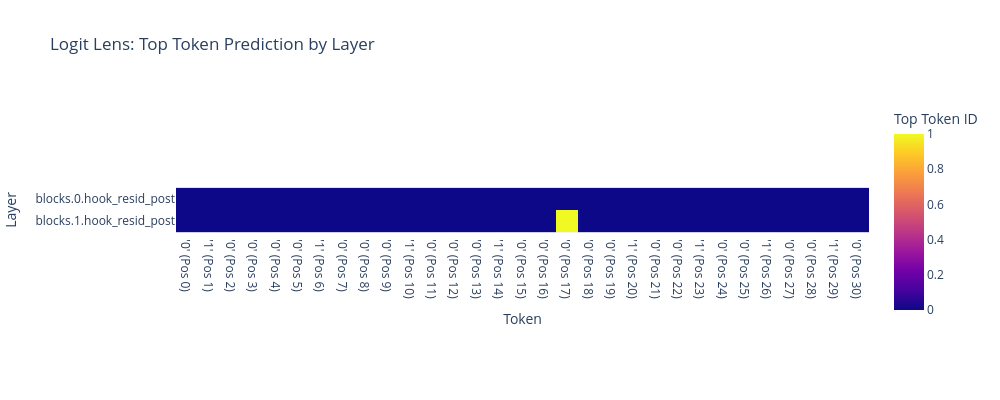

Write notebook code for a chart like this one.
### Code cell
fig = plot_logit_lens_heatmap(
    model,
    cache_data=clean_cache_data,
    start=0, # Start from the first token
    hook_filter='resid_post',
    figsize=(20, 8)
)
fig.show()

### Figure 1 — Plotly figure (JSON) as saved in the notebook; plotly's stock layout.template omitted (floating-point values rounded to 4 significant figures)
{"data": [{"coloraxis": "coloraxis", "hovertemplate": "Token: %{x}<br>Layer: %{y}<br>Top Token ID: %{z}<extra></extra>", "name": "0", "type": "heatmap", "x": ["'0' (Pos 0)", "'1' (Pos 1)", "'0' (Pos 2)", "'0' (Pos 3)", "'0' (Pos 4)", "'0' (Pos 5)", "'1' (Pos 6)", "'0' (Pos 7)", "'0' (Pos 8)", "'0' (Pos 9)", "'1' (Pos 10)", "'0' (Pos 11)", "'0' (Pos 12)", "'0' (Pos 13)", "'1' (Pos 14)", "'0' (Pos 15)", "'0' (Pos 16)", "'0' (Pos 17)", "'0' (Pos 18)", "'0' (Pos 19)", "'1' (Pos 20)", "'0' (Pos 21)", "'0' (Pos 22)", "'1' (Pos 23)", "'0' (Pos 24)", "'0' (Pos 25)", "'1' (Pos 26)", "'0' (Pos 27)", "'0' (Pos 28)", "'1' (Pos 29)", "'0' (Pos 30)"], "xaxis": "x", "y": ["blocks.0.hook_resid_post", "blocks.1.hook_resid_post"], "yaxis": "y", "z": [[0, 0, 0, 0, 0, 0, 0, 0, 0, 0, 0, 0, 0, 0, 0, 0, 0, 0, 0, 0, 0, 0, 0, 0, 0, 0, 0, 0, 0, 0, 0], [0, 0, 0, 0, 0, 0, 0, 0, 0, 0, 0, 0, 0, 0, 0, 0, 0, 1, 0, 0, 0, 0, 0, 0, 0, 0, 0, 0, 0, 0, 0]]}], "layout": {"coloraxis": {"colorbar": {"title": {"text": "Top Token ID"}}, "colorscale": [[0, "#0d0887"], [0.1111, "#46039f"], [0.2222, "#7201a8"], [0.3333, "#9c179e"], [0.4444, "#bd3786"], [0.5556, "#d8576b"], [0.6667, "#ed7953"], [0.7778, "#fb9f3a"], [0.8889, "#fdca26"], [1, "#f0f921"]]}, "height": 400, "title": {"text": "Logit Lens: Top Token Prediction by Layer"}, "width": 1000, "xaxis": {"anchor": "y", "constrain": "domain", "domain": [0, 1], "scaleanchor": "y", "title": {"text": "Token"}}, "yaxis": {"anchor": "x", "autorange": "reversed", "constrain": "domain", "domain": [0, 1], "title": {"text": "Layer"}}}}
